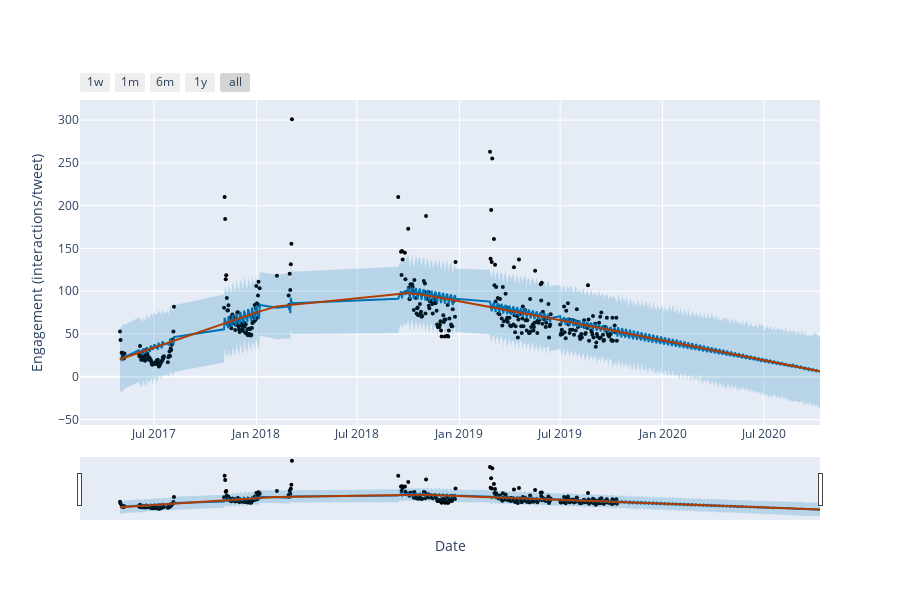

Here is the notebook cell this chart was saved with:
### Code cell
from fbprophet.plot import plot_plotly
import plotly.offline as py
py.init_notebook_mode(connected=True)

fig = plot_plotly(m, forecast, trend=True, xlabel='Date', ylabel='Engagement (interactions/tweet)') 
py.iplot(fig)

### Figure 1 — Plotly figure (JSON) as saved in the notebook; plotly's stock layout.template omitted (floating-point values rounded to 4 significant figures; data arrays with more than 128 entries replaced by an {"elided": "..."} marker saying what was removed)
{"data": [{"marker": {"color": "black", "size": 4}, "mode": "markers", "name": "Actual", "type": "scatter", "x": {"elided": "359 str values"}, "y": {"elided": "359 float values"}}, {"hoverinfo": "skip", "line": {"width": 0}, "mode": "lines", "type": "scatter", "x": {"elided": "724 str values"}, "y": {"elided": "724 float values"}}, {"fill": "tonexty", "fillcolor": "rgba(0, 114, 178, 0.2)", "line": {"color": "#0072B2", "width": 2}, "mode": "lines", "name": "Predicted", "type": "scatter", "x": {"elided": "724 str values"}, "y": {"elided": "724 float values"}}, {"fill": "tonexty", "fillcolor": "rgba(0, 114, 178, 0.2)", "hoverinfo": "skip", "line": {"width": 0}, "mode": "lines", "type": "scatter", "x": {"elided": "724 str values"}, "y": {"elided": "724 float values"}}, {"line": {"color": "#B23B00", "width": 2}, "mode": "lines", "name": "Trend", "type": "scatter", "x": {"elided": "724 str values"}, "y": {"elided": "724 float values"}}], "layout": {"height": 600, "showlegend": false, "width": 900, "xaxis": {"autorange": true, "range": ["2017-02-18 02:44:34.2857", "2020-10-10"], "rangeselector": {"buttons": [{"count": 7, "label": "1w", "step": "day", "stepmode": "backward"}, {"count": 1, "label": "1m", "step": "month", "stepmode": "backward"}, {"count": 6, "label": "6m", "step": "month", "stepmode": "backward"}, {"count": 1, "label": "1y", "step": "year", "stepmode": "backward"}, {"step": "all"}]}, "rangeslider": {"autorange": true, "range": ["2017-02-18 02:44:34.2857", "2020-10-10"], "visible": true, "yaxis": {"_template": null, "rangemode": "match"}}, "title": {"text": "Date"}, "type": "date"}, "yaxis": {"autorange": true, "range": [-56.42, 323.5], "title": {"text": "Engagement (interactions/tweet)"}, "type": "linear"}}}
